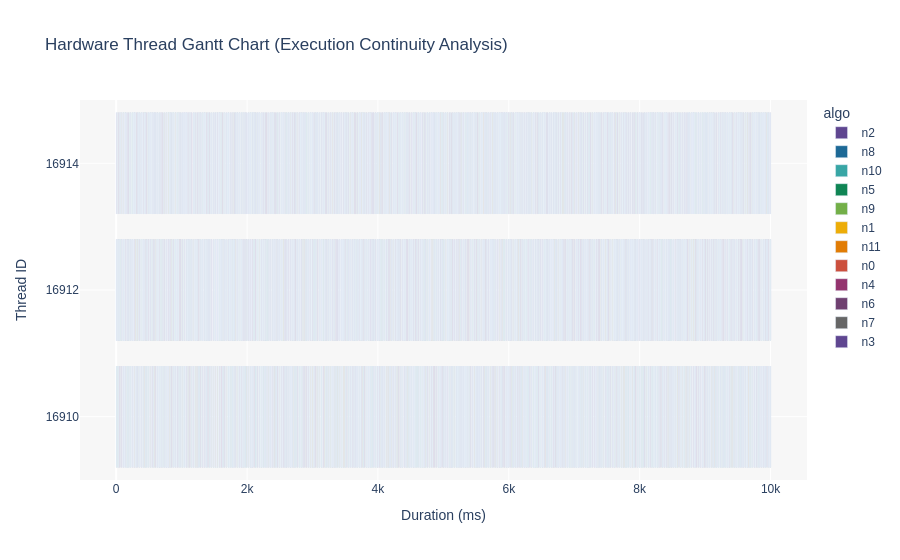

The notebook cell this image was saved under:
### Markdown cell above
## 1. 任务甘特图 (Gantt Chart) —— 核心忙闲视图

说明：不同于散点图，甘特图用“条块”展示任务。你能清晰看到任务的实际跨度以及核心之间的并行间隙。

### Code cell
def draw_px_gantt_sci(df_jobs):
    fig = px.bar(
        df_jobs,
        base="start_ms",
        x=df_jobs["algo_us"]/1000.0, # 转换为ms
        y="tid",
        color="algo",
        orientation='h',
        color_discrete_sequence=px.colors.qualitative.Prism, # 自动选择不艳丽的序列
        title="Hardware Thread Gantt Chart (Execution Continuity Analysis)",
        labels={"base": "Time (ms)", "x": "Duration (ms)", "tid": "Thread ID"}
    )

    fig.update_layout(
        plot_bgcolor='rgba(240,240,240,0.5)', # 淡淡的灰底
        xaxis=dict(showgrid=True, gridcolor='white'),
        yaxis=dict(showgrid=True, gridcolor='white'),
        font=dict(family="Arial", size=12)
    )
    fig.show()

draw_px_gantt_sci(full_job_df)

### Figure 1 — Plotly figure (JSON) as saved in the notebook; plotly's stock layout.template omitted (floating-point values rounded to 4 significant figures; data arrays with more than 128 entries replaced by an {"elided": "..."} marker saying what was removed)
{"data": [{"base": {"elided": "364 float values"}, "hovertemplate": "algo=n2<br>start_ms=%{base}<br>Duration (ms)=%{x}<br>Thread ID=%{y}<extra></extra>", "legendgroup": "n2", "marker": {"color": "rgb(95, 70, 144)", "pattern": {"shape": ""}}, "name": "n2", "orientation": "h", "showlegend": true, "textposition": "auto", "x": {"elided": "364 float values"}, "xaxis": "x", "y": {"elided": "364 str values"}, "yaxis": "y", "type": "bar"}, {"base": {"elided": "727 float values"}, "hovertemplate": "algo=n8<br>start_ms=%{base}<br>Duration (ms)=%{x}<br>Thread ID=%{y}<extra></extra>", "legendgroup": "n8", "marker": {"color": "rgb(29, 105, 150)", "pattern": {"shape": ""}}, "name": "n8", "orientation": "h", "showlegend": true, "textposition": "auto", "x": {"elided": "727 float values"}, "xaxis": "x", "y": {"elided": "727 str values"}, "yaxis": "y", "type": "bar"}, {"base": {"elided": "727 float values"}, "hovertemplate": "algo=n10<br>start_ms=%{base}<br>Duration (ms)=%{x}<br>Thread ID=%{y}<extra></extra>", "legendgroup": "n10", "marker": {"color": "rgb(56, 166, 165)", "pattern": {"shape": ""}}, "name": "n10", "orientation": "h", "showlegend": true, "textposition": "auto", "x": {"elided": "727 float values"}, "xaxis": "x", "y": {"elided": "727 str values"}, "yaxis": "y", "type": "bar"}, {"base": {"elided": "363 float values"}, "hovertemplate": "algo=n5<br>start_ms=%{base}<br>Duration (ms)=%{x}<br>Thread ID=%{y}<extra></extra>", "legendgroup": "n5", "marker": {"color": "rgb(15, 133, 84)", "pattern": {"shape": ""}}, "name": "n5", "orientation": "h", "showlegend": true, "textposition": "auto", "x": {"elided": "363 float values"}, "xaxis": "x", "y": {"elided": "363 str values"}, "yaxis": "y", "type": "bar"}, {"base": {"elided": "726 float values"}, "hovertemplate": "algo=n9<br>start_ms=%{base}<br>Duration (ms)=%{x}<br>Thread ID=%{y}<extra></extra>", "legendgroup": "n9", "marker": {"color": "rgb(115, 175, 72)", "pattern": {"shape": ""}}, "name": "n9", "orientation": "h", "showlegend": true, "textposition": "auto", "x": {"elided": "726 float values"}, "xaxis": "x", "y": {"elided": "726 str values"}, "yaxis": "y", "type": "bar"}, {"base": {"elided": "727 float values"}, "hovertemplate": "algo=n1<br>start_ms=%{base}<br>Duration (ms)=%{x}<br>Thread ID=%{y}<extra></extra>", "legendgroup": "n1", "marker": {"color": "rgb(237, 173, 8)", "pattern": {"shape": ""}}, "name": "n1", "orientation": "h", "showlegend": true, "textposition": "auto", "x": {"elided": "727 float values"}, "xaxis": "x", "y": {"elided": "727 str values"}, "yaxis": "y", "type": "bar"}, {"base": {"elided": "726 float values"}, "hovertemplate": "algo=n11<br>start_ms=%{base}<br>Duration (ms)=%{x}<br>Thread ID=%{y}<extra></extra>", "legendgroup": "n11", "marker": {"color": "rgb(225, 124, 5)", "pattern": {"shape": ""}}, "name": "n11", "orientation": "h", "showlegend": true, "textposition": "auto", "x": {"elided": "726 float values"}, "xaxis": "x", "y": {"elided": "726 str values"}, "yaxis": "y", "type": "bar"}, {"base": {"elided": "364 float values"}, "hovertemplate": "algo=n0<br>start_ms=%{base}<br>Duration (ms)=%{x}<br>Thread ID=%{y}<extra></extra>", "legendgroup": "n0", "marker": {"color": "rgb(204, 80, 62)", "pattern": {"shape": ""}}, "name": "n0", "orientation": "h", "showlegend": true, "textposition": "auto", "x": {"elided": "364 float values"}, "xaxis": "x", "y": {"elided": "364 str values"}, "yaxis": "y", "type": "bar"}, {"base": {"elided": "364 float values"}, "hovertemplate": "algo=n4<br>start_ms=%{base}<br>Duration (ms)=%{x}<br>Thread ID=%{y}<extra></extra>", "legendgroup": "n4", "marker": {"color": "rgb(148, 52, 110)", "pattern": {"shape": ""}}, "name": "n4", "orientation": "h", "showlegend": true, "textposition": "auto", "x": {"elided": "364 float values"}, "xaxis": "x", "y": {"elided": "364 str values"}, "yaxis": "y", "type": "bar"}, {"base": {"elided": "727 float values"}, "hovertemplate": "algo=n6<br>start_ms=%{base}<br>Duration (ms)=%{x}<br>Thread ID=%{y}<extra></extra>", "legendgroup": "n6", "marker": {"color": "rgb(111, 64, 112)", "pattern": {"shape": ""}}, "name": "n6", "orientation": "h", "showlegend": true, "textposition": "auto", "x": {"elided": "727 float values"}, "xaxis": "x", "y": {"elided": "727 str values"}, "yaxis": "y", "type": "bar"}, {"base": {"elided": "364 float values"}, "hovertemplate": "algo=n7<br>start_ms=%{base}<br>Duration (ms)=%{x}<br>Thread ID=%{y}<extra></extra>", "legendgroup": "n7", "marker": {"color": "rgb(102, 102, 102)", "pattern": {"shape": ""}}, "name": "n7", "orientation": "h", "showlegend": true, "textposition": "auto", "x": {"elided": "364 float values"}, "xaxis": "x", "y": {"elided": "364 str values"}, "yaxis": "y", "type": "bar"}, {"base": {"elided": "363 float values"}, "hovertemplate": "algo=n3<br>start_ms=%{base}<br>Duration (ms)=%{x}<br>Thread ID=%{y}<extra></extra>", "legendgroup": "n3", "marker": {"color": "rgb(95, 70, 144)", "pattern": {"shape": ""}}, "name": "n3", "orientation": "h", "showlegend": true, "textposition": "auto", "x": {"elided": "363 float values"}, "xaxis": "x", "y": {"elided": "363 str values"}, "yaxis": "y", "type": "bar"}], "layout": {"xaxis": {"anchor": "y", "domain": [0.0, 1.0], "title": {"text": "Duration (ms)"}, "showgrid": true, "gridcolor": "white"}, "yaxis": {"anchor": "x", "domain": [0.0, 1.0], "title": {"text": "Thread ID"}, "showgrid": true, "gridcolor": "white"}, "legend": {"title": {"text": "algo"}, "tracegroupgap": 0}, "title": {"text": "Hardware Thread Gantt Chart (Execution Continuity Analysis)"}, "barmode": "relative", "font": {"family": "Arial", "size": 12}, "plot_bgcolor": "rgba(240,240,240,0.5)"}}
